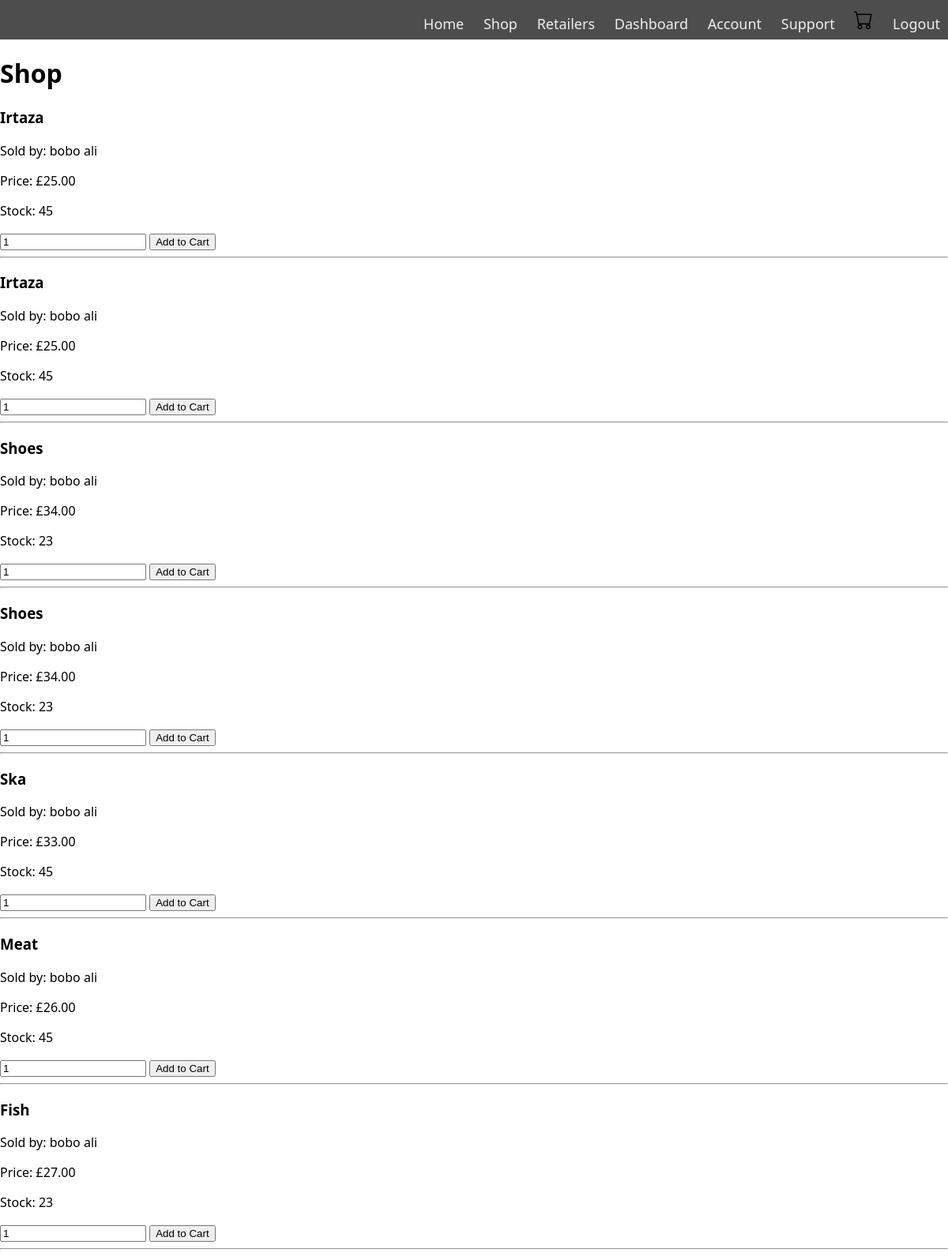
Page /shop/ (signed in) on the committed database.
### cloth/models.py (models this page shows, shortened)
class Product(models.Model):
	retailer = models.ForeignKey(User, on_delete=models.CASCADE, related_name='products')
	name = models.CharField(max_length=120)
	price = models.DecimalField(max_digits=10, decimal_places=2, validators=[MinValueValidator(0)])
	stock = models.PositiveIntegerField(default=0)
	active = models.BooleanField(default=True)
	created_at = models.DateTimeField(auto_now_add=True)

### cloth/views.py (the view)
# urls.py: path('shop/', views.shop, name='shop'),
@login_required
def shop(request):
    products = Product.objects.filter(active=True).select_related('retailer').order_by('-created_at')
    context = {'products': products}
    return render(request, 'cloth/shop.html', context)

### cloth/templates/cloth/shop.html (shortened to what this page needs)
{% extends 'main.html' %}
{% load static %}
{% block head %}
<link rel="stylesheet" href="{% static 'cloth/styles/shop.css' %}">
{% endblock head %}
{% block content %}
<h1>Shop</h1>
{% if products %}
	<div>
		{% for product in products %}
			<div>
				<h3>{{ product.name }}</h3>
				<p>Sold by: {{ product.retailer.first_name }} {{ product.retailer.last_name }}</p>
				<p>Price: £{{ product.price }}</p>
				<p>Stock: {{ product.stock }}</p>
				{% if product.stock > 0 %}
					<form method="POST" action="{% url 'add-to-cart' product.id %}">
						<input type="number" name="quantity" min="1" value="1">
						<button type="submit">Add to Cart</button>
					</form>
				{% else %}
					<p>Out of stock</p>
				{% endif %}
			</div>
			<hr>
		{% endfor %}
	</div>
{% else %}
	<p>No items listed</p>
{% endif %}
{% endblock content %}

### templates/main.html (shortened to what this page needs)
<!DOCTYPE html>
{% load static %}
<html>
    <head>
        <link rel="stylesheet" href="{% static 'styles/main.css' %}">
        {% block head %}{% endblock head %}
    </head>
    <body>
        {% include 'navbar.html' %}
        {% block content %}
        {% endblock content %}
    </body>
</html>

### templates/navbar.html (shortened to what this page needs)
{% load static %}
<link rel="stylesheet" href="{% static 'styles/navbar.css' %}">
<div class="nav">
  <div class="nav-links">
    <a href="{% url 'home' %}">Home</a>
    <a href="{% url 'shop' %}">Shop</a>
    <a href="{% url 'retailers' %}">Retailers</a>
    {% if request.user.is_authenticated and request.user.profile.is_retailer %}
      <a href="{% url 'dashboard' %}">Dashboard</a>
    {% endif %}
    <a href="{% url 'account' %}">Account</a>
    <a href="{% url 'support' %}">Support</a>
    <a href="{% url 'cart' %}"><img src="{% static 'cloth/images/cart.svg' %}" alt="Cart" style="width: 24px; height: 24px;"></a>
    {% if request.user.is_authenticated %}
      <a href="{% url 'logout' %}">Logout</a>
    {% else %}
      <a href="{% url 'login' %}">Login</a>
    {% endif %}
  </div>
</div>

### static/styles/navbar.css (style rules this page uses)
* { box-sizing: border-box; }
body { margin: 0px; font-family: 'segoe ui'; }
.nav { height: 50px; width: 100%; background-color: #4d4d4d; position: relative; }
.nav > .nav-links { display: inline; float: right; font-size: 18px; }
.nav > .nav-links > a { display: inline-block; padding: 13px 10px 13px 10px; text-decoration: none; color: #efefef; }

### rows in the picture
Product: name "Irtaza", retailer.first_name "bobo", retailer.last_name "ali", price "25.00", stock "45"
Product: name "Irtaza", retailer.first_name "bobo", retailer.last_name "ali", price "25.00", stock "45"
Product: name "Shoes", retailer.first_name "bobo", retailer.last_name "ali", price "34.00", stock "23"
Product: name "Shoes", retailer.first_name "bobo", retailer.last_name "ali", price "34.00", stock "23"
Product: name "Ska", retailer.first_name "bobo", retailer.last_name "ali", price "33.00", stock "45"
Product: name "Meat", retailer.first_name "bobo", retailer.last_name "ali", price "26.00", stock "45"
Product: name "Fish", retailer.first_name "bobo", retailer.last_name "ali", price "27.00", stock "23"
